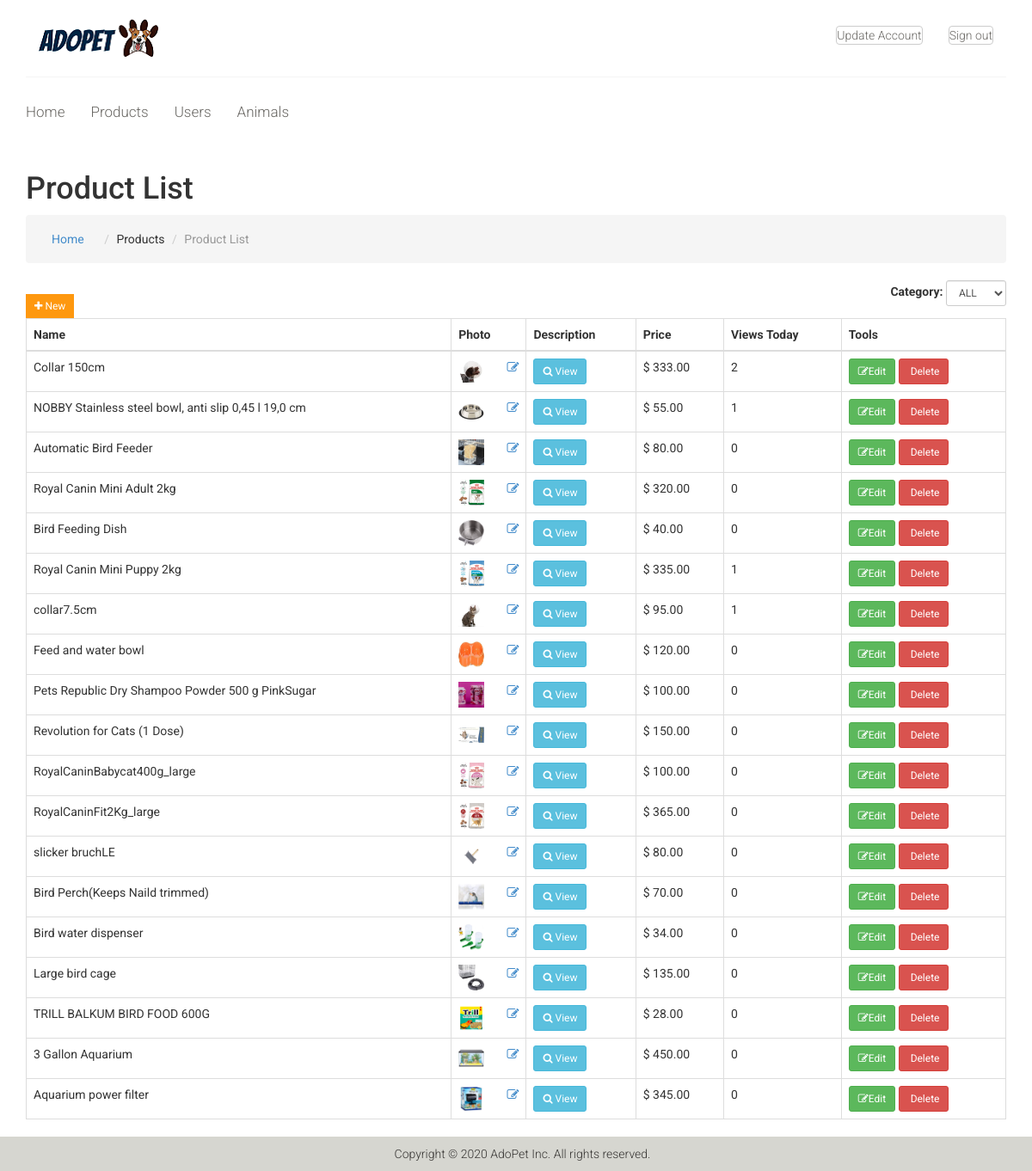
/admin/products.php (signed in), run on the app's committed database.
### tables this page shows
CREATE TABLE IF NOT EXISTS `products` (
  `id` int(11) NOT NULL AUTO_INCREMENT,
  `category_id` int(11) NOT NULL,
  `name` text NOT NULL,
  `description` text NOT NULL,
  `price` double NOT NULL,
  `photo` varchar(200) NOT NULL,
  `date_view` date DEFAULT NULL,
  `counter` int(11) DEFAULT NULL,
  PRIMARY KEY (`id`)
);

### admin/products.php (the view, shortened to what this page needs)
<?php include 'includes/session.php'; ?>
<?php
  $where = '';
?>
<?php include 'includes/header.php'; ?>
<body class="hold-transition skin-blue sidebar-mini">
<div class="wrapper">
  <?php include 'includes/navbar.php'; ?>
  <?php include 'includes/menubar.php'; ?>
  <div class="content-wrapper">
  <div class="container">
    <section class="content-header">
      <h1>
        Product List
      </h1>
      <ol class=" nav nav-bar breadcrumb">
        <li><a href="home.php">Home</a></li>
        <li>Products</li>
        <li class="active">Product List</li>
      </ol>
    </section>
    <section class="content">
      <div class="row">
        <div class="col-xs-12">
          <div class="box">
            <div class="box-header with-border">
              <a href="products_add_modal.php" data-toggle="modal" class="btn btn-primary btn-sm btn-flat" id="addproduct"><i class="fa fa-plus"></i> New</a>
              <div class="pull-right">
                <form class="form-inline">
                  <div class="form-group">
                    <label>Category: </label>
                    <select class="form-control input-sm" id="select_category">
                      <option value="0">ALL</option>
                    </select>
                  </div>
                </form>
              </div>
            </div>
            <div class="box-body">
              <table id="example1" class="table table-bordered">
                <thead>
                  <th>Name</th>
                  <th>Photo</th>
                  <th>Description</th>
                  <th>Price</th>
                  <th>Views Today</th>
                  <th>Tools</th>
                </thead>
                <tbody>
                  <?php
                    $conn = $pdo->open();
                    try{
                      $now = date('Y-m-d');
                      $stmt = $conn->prepare("SELECT * FROM products $where");
                      $stmt->execute();
                      foreach($stmt as $row){
                        $image = (!empty($row['photo'])) ? '../images/products/'.$row['photo'] : '../images/noimage.jpg';
                        $counter = ($row['date_view'] == $now) ? $row['counter'] : 0;
                        echo "
                          <tr>
                            <td>".$row['name']."</td>
                            <td>
                              <img src='".$image."' height='30px' width='30px'>
                              <span class='pull-right'><a href='products_photo_modal.php?id=".$row['id']."' class='photo' data-toggle='modal'><i class='fa fa-edit'></i></a></span>
                            </td>
                            <td><a href='products_desc_modal.php?id=".$row['id']."' data-toggle='modal' class='btn btn-info btn-sm btn-flat desc' data-id='".$row['id']."'><i class='fa fa-search'></i> View</a></td>
                            <td>&#36; ".number_format($row['price'], 2)."</td>
                            <td>".$counter."</td>
                            <td>
                            <a href='products_edit_modal.php?id=".$row['id']."'  class='btn btn-success btn-sm edit btn-flat'><i class='fa fa-edit'></i>Edit</a>
                            <a href='products_delete_modal.php?id=".$row['id']."' class='btn btn-danger btn-sm delete btn-flat'><i class='fa fa-trash'></i> Delete</a>
                            </td>
                          </tr>
                        ";
                      }
                    }
                    catch(PDOException $e){
                      echo $e->getMessage();
                    }
                  ?>
                </tbody>
              </table>
            </div>
          </div>
        </div>
      </div>
    </section>
  </div>
  </div>
  	<?php include 'includes/footer.php'; ?>
</div>
</body>
</html>

### css/main.css (style rules this page uses)
body { font-family: 'Roboto', sans-serif; position: relative; font-weight: 400px; }
a { -webkit-transition: 300ms; transition: 300ms; }
h1, h2, h3, h4, h5, h6 { font-family: 'Roboto', sans-serif; }
.user_info input, select, textarea { background: #F0F0E9; border: 0; color: #696763; padding: 5px; width: 100%; border-radius: 0; resize: none }
.btn.btn-primary { background: #FE980F; border: 0 none; border-radius: 0; margin-top: 16px; }

### data on the page
products: name "Collar 150cm", photo (picture), price "333.00"
products: name "NOBBY Stainless steel bowl, anti slip 0,45 l 19,0 cm", photo (picture), price "55.00"
products: name "Automatic Bird Feeder", photo (picture), price "80.00"
products: name "Royal Canin Mini Adult 2kg", photo (picture), price "320.00"
products: name "Bird Feeding Dish", photo (picture), price "40.00"
products: name "Royal Canin Mini Puppy 2kg", photo (picture), price "335.00"
products: name "collar7.5cm", photo (picture), price "95.00"
products: name "Feed and water bowl", photo (picture), price "120.00"
products: name "Pets Republic Dry Shampoo Powder 500 g PinkSugar", photo (picture), price "100.00"
products: name "Revolution for Cats (1 Dose)", photo (picture), price "150.00"
products: name "RoyalCaninBabycat400g_large", photo (picture), price "100.00"
products: name "RoyalCaninFit2Kg_large", photo (picture), price "365.00"
products: name "slicker bruchLE", photo (picture), price "80.00"
products: name "Bird Perch(Keeps Naild trimmed)", photo (picture), price "70.00"
products: name "Bird water dispenser", photo (picture), price "34.00"
products: name "Large bird cage", photo (picture), price "135.00"
products: name "TRILL BALKUM BIRD FOOD 600G", photo (picture), price "28.00"
products: name "3 Gallon Aquarium", photo (picture), price "450.00"
products: name "Aquarium power filter", photo (picture), price "345.00"
